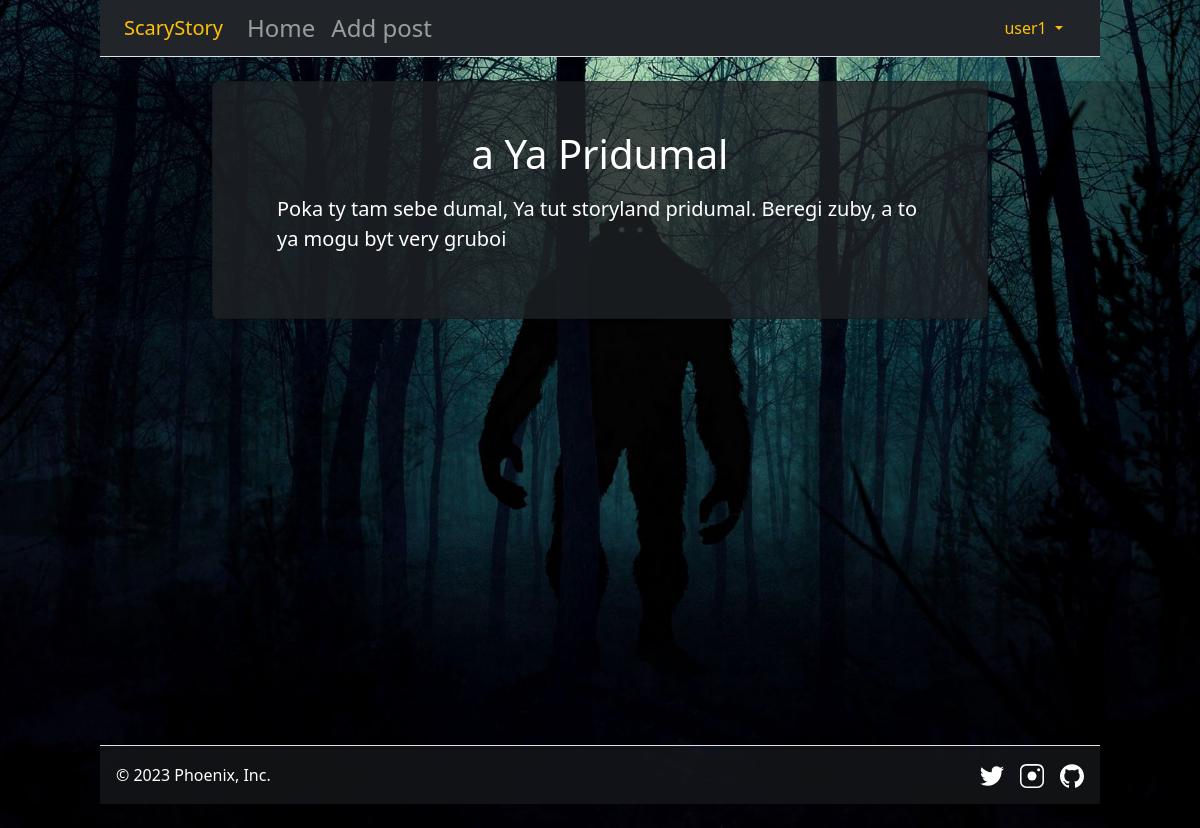
Screenshot of /post/8 (signed in) with the database file from the repository.
### my_app/models/users.py (models this page shows, shortened)
class User(db.Model, UserMixin):
    __tablename__ = 'users'
    id = db.Column(db.Integer, primary_key=True)
    username = db.Column(db.String(50), unique=True, nullable=False)
    email = db.Column(db.String(255), unique=True, nullable=False)
    password = db.Column(db.String(16), nullable=False)
    posts = db.relationship('Post', backref=db.backref('user', lazy=True))

### my_app/models/posts.py (models this page shows, shortened)
class Post(db.Model):
    __tablename__ = 'posts'
    id = db.Column(db.Integer, primary_key=True)
    title = db.Column(db.String(150), nullable=False)
    content = db.Column(db.Text, nullable=False)
    date_created = db.Column(db.DateTime(timezone=True), nullable=False, default=func.now())
    user_id = db.Column(db.Integer, db.ForeignKey('users.id'), nullable=False)

### my_app/blog_bp/views.py (the view)
@blog.route('/post/<int:id>')
def post_info(id):
    post = posts.query.get_or_404(id)
    return render_template('blog/post_info.html', post=post)

### my_app/auth_bp/__init__.py (called while the page is built)
@login_manager.user_loader
def user_loader(user_id):
    return User.query.get(int(user_id))

### my_app/templates/blog/post_info.html (shortened to what this page needs)
{% extends '/layout.html' %}
{% block main %}
<div class="row mt-4 bg-black bg-opacity-25">
    <div class="col-lg-8 col-md-10 col-sm-12 mx-auto">
        <div class="card text-bg-dark bg-opacity-75 p-lg-5 p-md-3">
            <div class="card-title">
                <h1 align="center">{{post.title}}</h1>
            </div>
            <div class="card-text">
                {% for p in post.content.split('\n') %}
                <p class="mx-3 lead">{{p}}</p>
                {% endfor %}
            </div>
        </div>
    </div>
</div>
{% endblock %}

### my_app/templates/layout.html (shortened to what this page needs)
<!DOCTYPE html>
<html lang="en">
<head>
    <link href="https://cdn.jsdelivr.net/npm/bootstrap@5.2.3/dist/css/bootstrap.min.css" rel="stylesheet"
 />
    <link rel="stylesheet" href="{{url_for('static', filename='css/style.css')}}" />
</head>
<body>
    <header class="container-fluid">
        <section class="row">
            <div class="col-lg-10 col-md-12 px-0 mx-auto">
                <nav class="navbar navbar-expand-sm navbar-dark text-bg-dark px-4 border-bottom">
                    <span class="navbar-brand text-bg-dark text-warning">ScaryStory</span>
                    <div class="collapse navbar-collapse" id="navbarToggler">
                        <ul class="navbar-nav me-auto mb-2 mb-lg-0">
                            <li class="nav-item">
                                <a href="{{url_for('blog.index')}}" class="nav-link p-0 mx-2">Home</a>
                            </li>
                            {% if current_user.is_authenticated %}
                            <li class="nav-item">
                                <a href="{{url_for('blog.create_post')}}" class="nav-link p-0 mx-2">Add post</a>
                            </li>
                            {% endif %}
                        </ul>
                        <div class="d-flex justify-content-md-end">
                            <ul class="navbar-nav">
                                {% if current_user.is_authenticated %}
                                <li class="navbar-item">
                                    <div class="dropdown dropdown-header">
                                        <button class="btn text-warning dropdown-toggle" type="button"
                                            data-bs-toggle="dropdown" aria-expanded="false">
                                            {{current_user.username}}
                                        </button>
                                    </div>
                                </li>
                                {% endif %}
                            </ul>
                        </div>
                    </div>
                </nav>
            </div>
        </section>
    </header>
    <main class="container-fluid">
        {% block main %}{% endblock %}
    </main>
    <footer class="container-fluid">
        <section class="row">
            <div class="col-lg-10 col-md-12 px-0 mx-auto">
                <div
                    class="d-flex flex-wrap bg-dark bg-opacity-50 justify-content-between align-items-center p-3 my-4 border-top">
                    <div class="col-md-4 d-flex align-items-center">
                        <span class="mb-3 mb-md-0 text-white">© 2023 Phoenix, Inc.</span>
                    </div>
                    <ul class="nav col-md-4 justify-content-end list-unstyled d-flex">
                        <li class="ms-3">
                            <a class="text-muted" href="https://twitter.com/" target="_blank">
                            </a>
                        </li>
                        <li class="ms-3">
                            <a class="text-muted" href="https://www.instagram.com/" target="_blank">
                            </a>
                        </li>
                        <li class="ms-3">
                            <a class="text-muted" href="https://github.com/Phoenix-unic" target="_blank">
                            </a>
                        </li>
                    </ul>
                </div>
            </div>
        </section>
    </footer>
</body>
</html>

### my_app/static/css/style.css (style rules this page uses)
* { padding: 0px; margin: 0px; }
body { background-image: url(/static/images/monster_bg_1920x1080.jpg); background-size: cover; background-attachment: fixed; background-position: center; background-repeat: no-repeat; }
header .nav-link { font-size: 1.5rem; }
main { min-height: 80vh; }

### rows the page displays
User: username "user1"
Post: title "a Ya Pridumal", content "Poka ty tam sebe dumal, Ya tut storyland pridumal. Beregi zuby, a to ya mogu byt very gruboi"
